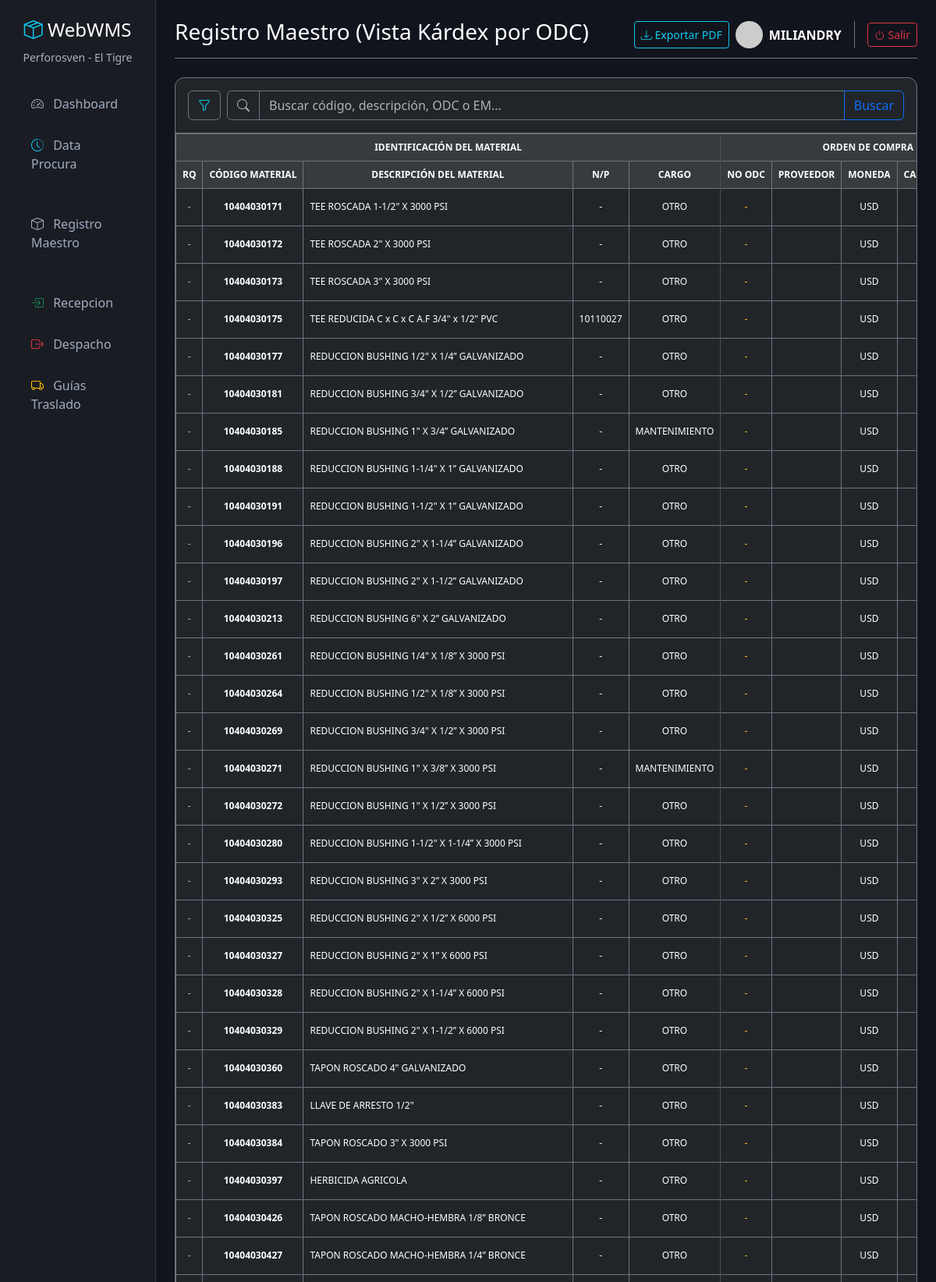
/maestro/?page=2 (signed in, upper part), run on the app's committed database.
### inventario/models.py (models this page shows, shortened)
class Material(models.Model):
    TIPO_CHOICES = [
        ('MATERIAL', 'MATERIAL'),
        ('ACTIVOS', 'ACTIVOS'),
        ('DIRECTO AL GASTO', 'DIRECTO AL GASTO'),
        ]
    CARGO_CHOICES = [
        ('MANTENIMIENTO', 'Mantenimiento'),
        ('OPERACIONES', 'Operaciones'),
        ('TRANSPORTE', 'Transporte'),
        ('OTRO', 'Otro'),
    ]
    codigo = models.CharField(max_length=50, unique=True, verbose_name="Código Material")
    descripcion = models.CharField(max_length=255, verbose_name="Descripción del Material")
    tipo = models.CharField(max_length=20, choices=TIPO_CHOICES, default='MATERIAL', verbose_name="Tipo de Material")
    cargo = models.CharField(max_length=50, choices=CARGO_CHOICES, default='OPERACIONES', verbose_name="Cargo / Uso")
    nro_parte = models.CharField(max_length=100, blank=True, null=True, verbose_name="Número de Parte")
    unidad_medida = models.CharField(max_length=20, verbose_name="U.M.")
    ubicacion = models.CharField(max_length=100, blank=True, null=True, verbose_name="Ubicación")
    stock_actual = models.DecimalField(max_digits=10, decimal_places=2, default=0, verbose_name="Stock Actual")
    @property
    def lote_fifo(self):
        for lote in self.detallerecepcion_set.order_by('fecha_recepcion', 'id'):
            if lote.cantidad_disponible > Decimal('0.00'):
                return lote
        return None
    @property
    def ultima_recepcion(self):
        return self.detallerecepcion_set.order_by('-fecha_recepcion', '-id').first()
    @property
    def lote_actual(self):
        return self.lote_fifo or self.ultima_recepcion
    class Meta:
        verbose_name = "Material"
        verbose_name_plural = "1. Registro Maestro"

### inventario/views.py (the view, shortened to what this page needs)
# urls.py: path('maestro/', views.lista_materiales, name='lista_materiales'),
@login_required(login_url='login')
def lista_materiales(request):
    query = request.GET.get('buscar', '').strip()
    buscar_codigo = request.GET.get('buscar_codigo', '').strip()
    buscar_descripcion = request.GET.get('buscar_descripcion', '').strip()
    buscar_odc = request.GET.get('buscar_odc', '').strip()
    buscar_em = request.GET.get('buscar_em', '').strip()
    materiales_qs = Material.objects.all()
    if buscar_codigo:
        materiales_qs = materiales_qs.filter(codigo__icontains=buscar_codigo)
    if buscar_descripcion:
        materiales_qs = materiales_qs.filter(descripcion__icontains=buscar_descripcion)
    if buscar_odc:
        materiales_qs = materiales_qs.filter(detallerecepcion__nro_odc__icontains=buscar_odc)
    if buscar_em:
        materiales_qs = materiales_qs.filter(detallerecepcion__nro_control_entrada__icontains=buscar_em)
    materiales_qs = materiales_qs.order_by('codigo').prefetch_related('detallerecepcion_set').distinct()
    paginator = Paginator(materiales_qs, 50)
    page_number = request.GET.get('page')
    materiales_paginados = paginator.get_page(page_number)
    query_params = request.GET.copy()
    if 'page' in query_params:
        del query_params['page']
    querystring = query_params.urlencode()
    query_prefix = f"{querystring}&" if querystring else ''
    contexto = {
        'materiales': materiales_paginados,
        'query': query,
        'buscar_codigo': buscar_codigo,
        'buscar_descripcion': buscar_descripcion,
        'buscar_odc': buscar_odc,
        'buscar_em': buscar_em,
        'querystring': querystring,
        'query_prefix': query_prefix
    }
    return render(request, 'inventario/lista_materiales.html', contexto)

### inventario/templates/inventario/lista_materiales.html (shortened to what this page needs)
{% extends 'inventario/base.html' %}
{% block header %}Registro Maestro (Vista Kárdex por ODC){% endblock %}
{% block content %}
<div class="card shadow-sm bg-dark border-secondary">
    <div class="card-header bg-transparent border-secondary py-3 d-flex justify-content-between align-items-center">
        <form method="GET" class="d-flex w-100 align-items-center gap-2">
            <button class="btn btn-outline-secondary border-secondary text-info" type="button" data-bs-toggle="collapse" data-bs-target="#filtroColumnas" aria-expanded="false" aria-controls="filtroColumnas" title="Abrir filtros por columna">
                <i class="bi bi-funnel"></i>
            </button>
            <div class="input-group flex-grow-1">
                <span class="input-group-text bg-dark border-secondary text-muted"><i class="bi bi-search"></i></span>
                <input type="text" name="buscar" value="{{ query }}" class="form-control bg-dark text-white border-secondary" placeholder="Buscar código, descripción, ODC o EM...">
                <button class="btn btn-outline-primary" type="submit">Buscar</button>
            </div>
        </form>
    </div>
    <div class="card-body p-0">
        <div class="table-responsive" style="max-height: 65vh; overflow-y: auto; overflow-x: auto; white-space: nowrap;">
            <table class="table table-dark table-hover table-bordered border-secondary mb-0" style="font-size: 12px;">
                <thead class="table-active text-info text-center sticky-top" style="z-index: 2;">
                    <tr>
                        <th colspan="5" class="bg-primary bg-opacity-25 text-light border-end">IDENTIFICACIÓN DEL MATERIAL</th>
                        <th colspan="5" class="bg-danger bg-opacity-25 text-light border-end">ORDEN DE COMPRA</th>
                    </tr>
                    <tr class="text-muted">
                        <th>RQ</th>
                        <th>CÓDIGO MATERIAL</th>
                        <th>DESCRIPCIÓN DEL MATERIAL</th>
                        <th>N/P</th>
                        <th class="border-end">CARGO</th>
                        <th>NO ODC</th>
                        <th>PROVEEDOR</th>
                        <th>MONEDA</th>
                        <th>CANTIDAD</th>
                    </tr>
                </thead>
                <tbody>
                    {% for material in materiales %}
                    {% with lote=material.lote_actual %}
                    <tr class="align-middle text-center">
                        <td class="text-muted">-</td>
                        <td class="text-white fw-bold">{{ material.codigo }}</td>
                        <td class="text-start">{{ material.descripcion }}</td>
                        <td>{{ material.nro_parte|default_if_none:"-" }}</td>
                        <td class="border-end">{{ material.cargo }}</td>
                        <td class="text-warning">{{ lote.nro_odc|default:"-" }}</td>
                        <td class="text-start">{{ lote.proveedor|truncatechars:20|default_if_none:"-" }}</td>
                        <td>USD</td>
                        <td>{{ lote.cantidad_solicitada|floatformat:0|default:"0" }}</td>
                    </tr>
                    {% endwith %}
                    {% empty %}
                    <tr>
                        <td colspan="29" class="text-center py-5 text-muted">No se encontraron materiales.</td>
                    </tr>
                    {% endfor %}
                </tbody>
            </table>
        </div>
    </div>
</div>
{% endblock %}

### inventario/templates/inventario/base.html (shortened to what this page needs)
<!DOCTYPE html>
<html lang="es" data-bs-theme="dark">
<head>
    <link href="https://cdn.jsdelivr.net/npm/bootstrap@5.3.2/dist/css/bootstrap.min.css" rel="stylesheet">
    <link rel="stylesheet" href="https://cdn.jsdelivr.net/npm/bootstrap-icons@1.11.1/font/bootstrap-icons.css">
</head>
<body>
<div class="container-fluid">
    <div class="row">
        <nav class="col-md-3 col-lg-2 d-md-block sidebar py-4">
            <div class="text-center mb-4">
                <h4 class="text-white"><i class="bi bi-box-seam text-info"></i> WebWMS</h4>
                <small class="text-muted">Perforosven - El Tigre</small>
            </div>
            <ul class="nav flex-column px-2">
                <li class="nav-item">
                    <a class="nav-link" href="{% url 'dashboard' %}"><i class="bi bi-speedometer2 me-2"></i> Dashboard</a>
                </li>
                <li class="nav-item">
                    <a class="nav-link" href="{% url 'data_procura' %}">
                        <i class="bi bi-clock-history text-info me-2"></i> Data Procura
                    </a>
                </li>
                <li class="nav-item mt-4">
                    <a class="nav-link" href="{% url 'lista_materiales' %}"><i class="bi bi-box me-2"></i> Registro Maestro</a>
                </li>
                <li class="nav-item mt-4">
                    <a class="nav-link" href="{% url 'lista_entradas' %}">
                        <i class="bi bi-box-arrow-in-right text-success me-2"></i> Recepcion
                    </a>
                </li>
                <li class="nav-item">
                    <a class="nav-link" href="{% url 'lista_salidas' %}">
                        <i class="bi bi-box-arrow-right text-danger me-2"></i> Despacho
                    </a>
                </li>
                <li class="nav-item">
                    <a class="nav-link" href="{% url 'lista_guias' %}">
                        <i class="bi bi-truck text-warning me-2"></i> Guías Traslado
                    </a>
                </li>
            </ul>
        </nav>
        <main class="col-md-9 ms-sm-auto col-lg-10 px-md-4 py-4">
            <div class="d-flex justify-content-between flex-wrap flex-md-nowrap align-items-center pb-2 mb-4 border-bottom border-secondary">
                <h1 class="h3 text-white">{% block header %}Dashboard Analítico{% endblock %}</h1>
                <div class="btn-toolbar mb-2 mb-md-0">
                    <button type="button" class="btn btn-sm btn-outline-info me-2">
                        <i class="bi bi-download"></i> Exportar PDF
                    </button>
                    <div class="btn-toolbar mb-2 mb-md-0 align-items-center">
                    <div class="d-flex align-items-center border-end border-secondary pe-3 me-3">
                        <img src="https://ui-avatars.com/api/?name={{ user.username }}&background=0D8ABC&color=fff" class="rounded-circle me-2" width="35">
                        <span class="text-white fw-bold text-uppercase">{{ user.username }}</span>
                    </div>
                    <form action="{% url 'logout' %}" method="post" class="m-0">
                        <button type="submit" class="btn btn-sm btn-outline-danger">
                            <i class="bi bi-power"></i> Salir
                        </button>
                    </form>
                </div>
                </div>
            </div>
            {% block content %}
            {% endblock %}
        </main>
    </div>
</div>
</body>
</html>

### inventario/templates/inventario/base.html (style rules this page uses)
body { background-color: #12141d; color: #a0aec0; }
.sidebar { height: 100vh; background-color: #1a1c23; border-right: 1px solid #2d3748; }
.nav-link { color: #a0aec0; padding: 12px 20px; border-radius: 8px; margin-bottom: 5px; }
.card { background-color: #1a1c23; border: 1px solid #2d3748; border-radius: 12px; }
.table-dark { background-color: #1a1c23; }

### data on the page
Material: codigo "10404030171", descripcion "TEE ROSCADA 1-1/2\" X 3000 PSI", nro_parte "-", cargo "OTRO", lote_actual.nro_odc "-"
Material: codigo "10404030172", descripcion "TEE ROSCADA 2\" X 3000 PSI", nro_parte "-", cargo "OTRO", lote_actual.nro_odc "-"
Material: codigo "10404030173", descripcion "TEE ROSCADA 3\" X 3000 PSI", nro_parte "-", cargo "OTRO", lote_actual.nro_odc "-"
Material: codigo "10404030175", descripcion "TEE REDUCIDA C x C x C A.F 3/4\" x 1/2\" PVC", nro_parte "10110027", cargo "OTRO", lote_actual.nro_odc "-"
Material: codigo "10404030177", descripcion "REDUCCION BUSHING 1/2\" X 1/4” GALVANIZADO", nro_parte "-", cargo "OTRO", lote_actual.nro_odc "-"
Material: codigo "10404030181", descripcion "REDUCCION BUSHING 3/4\" X 1/2” GALVANIZADO", nro_parte "-", cargo "OTRO", lote_actual.nro_odc "-"
Material: codigo "10404030185", descripcion "REDUCCION BUSHING 1\" X 3/4” GALVANIZADO", nro_parte "-", cargo "MANTENIMIENTO", lote_actual.nro_odc "-"
Material: codigo "10404030188", descripcion "REDUCCION BUSHING 1-1/4\" X 1” GALVANIZADO", nro_parte "-", cargo "OTRO", lote_actual.nro_odc "-"
Material: codigo "10404030191", descripcion "REDUCCION BUSHING 1-1/2\" X 1” GALVANIZADO", nro_parte "-", cargo "OTRO", lote_actual.nro_odc "-"
Material: codigo "10404030196", descripcion "REDUCCION BUSHING 2\" X 1-1/4” GALVANIZADO", nro_parte "-", cargo "OTRO", lote_actual.nro_odc "-"
Material: codigo "10404030197", descripcion "REDUCCION BUSHING 2\" X 1-1/2” GALVANIZADO", nro_parte "-", cargo "OTRO", lote_actual.nro_odc "-"
Material: codigo "10404030213", descripcion "REDUCCION BUSHING 6\" X 2” GALVANIZADO", nro_parte "-", cargo "OTRO", lote_actual.nro_odc "-"
Material: codigo "10404030261", descripcion "REDUCCION BUSHING 1/4\" X 1/8” X 3000 PSI", nro_parte "-", cargo "OTRO", lote_actual.nro_odc "-"
Material: codigo "10404030264", descripcion "REDUCCION BUSHING 1/2\" X 1/8” X 3000 PSI", nro_parte "-", cargo "OTRO", lote_actual.nro_odc "-"
Material: codigo "10404030269", descripcion "REDUCCION BUSHING 3/4\" X 1/2” X 3000 PSI", nro_parte "-", cargo "OTRO", lote_actual.nro_odc "-"
Material: codigo "10404030271", descripcion "REDUCCION BUSHING 1\" X 3/8” X 3000 PSI", nro_parte "-", cargo "MANTENIMIENTO", lote_actual.nro_odc "-"
Material: codigo "10404030272", descripcion "REDUCCION BUSHING 1\" X 1/2” X 3000 PSI", nro_parte "-", cargo "OTRO", lote_actual.nro_odc "-"
Material: codigo "10404030280", descripcion "REDUCCION BUSHING 1-1/2\" X 1-1/4” X 3000 PSI", nro_parte "-", cargo "OTRO", lote_actual.nro_odc "-"
Material: codigo "10404030293", descripcion "REDUCCION BUSHING 3\" X 2” X 3000 PSI", nro_parte "-", cargo "OTRO", lote_actual.nro_odc "-"
Material: codigo "10404030325", descripcion "REDUCCION BUSHING 2\" X 1/2” X 6000 PSI", nro_parte "-", cargo "OTRO", lote_actual.nro_odc "-"
Material: codigo "10404030327", descripcion "REDUCCION BUSHING 2\" X 1” X 6000 PSI", nro_parte "-", cargo "OTRO", lote_actual.nro_odc "-"
Material: codigo "10404030328", descripcion "REDUCCION BUSHING 2\" X 1-1/4” X 6000 PSI", nro_parte "-", cargo "OTRO", lote_actual.nro_odc "-"
Material: codigo "10404030329", descripcion "REDUCCION BUSHING 2\" X 1-1/2” X 6000 PSI", nro_parte "-", cargo "OTRO", lote_actual.nro_odc "-"
Material: codigo "10404030360", descripcion "TAPON ROSCADO 4\" GALVANIZADO", nro_parte "-", cargo "OTRO", lote_actual.nro_odc "-"
Material: codigo "10404030383", descripcion "LLAVE DE ARRESTO 1/2\"", nro_parte "-", cargo "OTRO", lote_actual.nro_odc "-"
Material: codigo "10404030384", descripcion "TAPON ROSCADO 3\" X 3000 PSI", nro_parte "-", cargo "OTRO", lote_actual.nro_odc "-"
Material: codigo "10404030397", descripcion "HERBICIDA AGRICOLA", nro_parte "-", cargo "OTRO", lote_actual.nro_odc "-"
Material: codigo "10404030426", descripcion "TAPON ROSCADO MACHO-HEMBRA 1/8” BRONCE", nro_parte "-", cargo "OTRO", lote_actual.nro_odc "-"
Material: codigo "10404030427", descripcion "TAPON ROSCADO MACHO-HEMBRA 1/4” BRONCE", nro_parte "-", cargo "OTRO", lote_actual.nro_odc "-"

### other printed values
{{ user.username }} "MILIANDRY"
